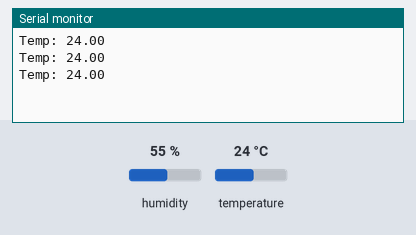
A sketch run on a simulated ESP32. Shown: the last lines printed to the serial monitor. Inputs (shaded band) come from the test bench; at power-on: temperature 24 °C, humidity 55 %.

Above: at 2.8 s.
2.9 s: temperature set to 12 °C
At 5.5 s:
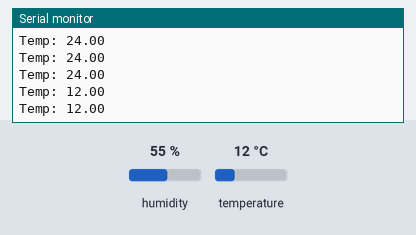
5.6 s: temperature set to 19 °C
At 6.6 s:
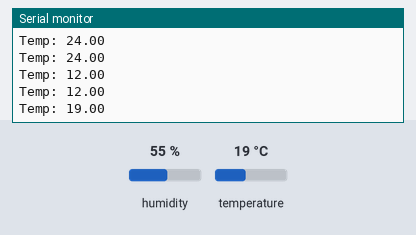
Timing chart, 0 to 8.6 s (numbered marks = the images above; inputs shaded):
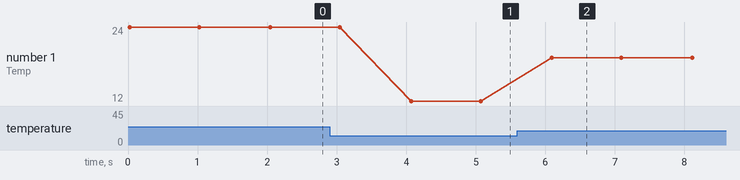

Measured:
- after the input at 2.9 s, the serial monitor: prints a new line after 1.2 s (image 1)
- after the input at 5.6 s, the serial monitor: prints a new line after 0.49 s (image 2)
- plotted number 1: 24 → 12 after the input at 2.9 s, 12 → 19 after the input at 5.6 s

The sketch:

src07.ino
```cpp
#include "DHT.h"

int dhtPin = 26;
DHT dht(dhtPin, DHT11);

void setup() {

  Serial.begin(115200);
  dht.begin();
}

void loop() {

  float temp = dht.readTemperature();
  Serial.println("Temp: " + String(temp));

  delay(1000);
}
```
